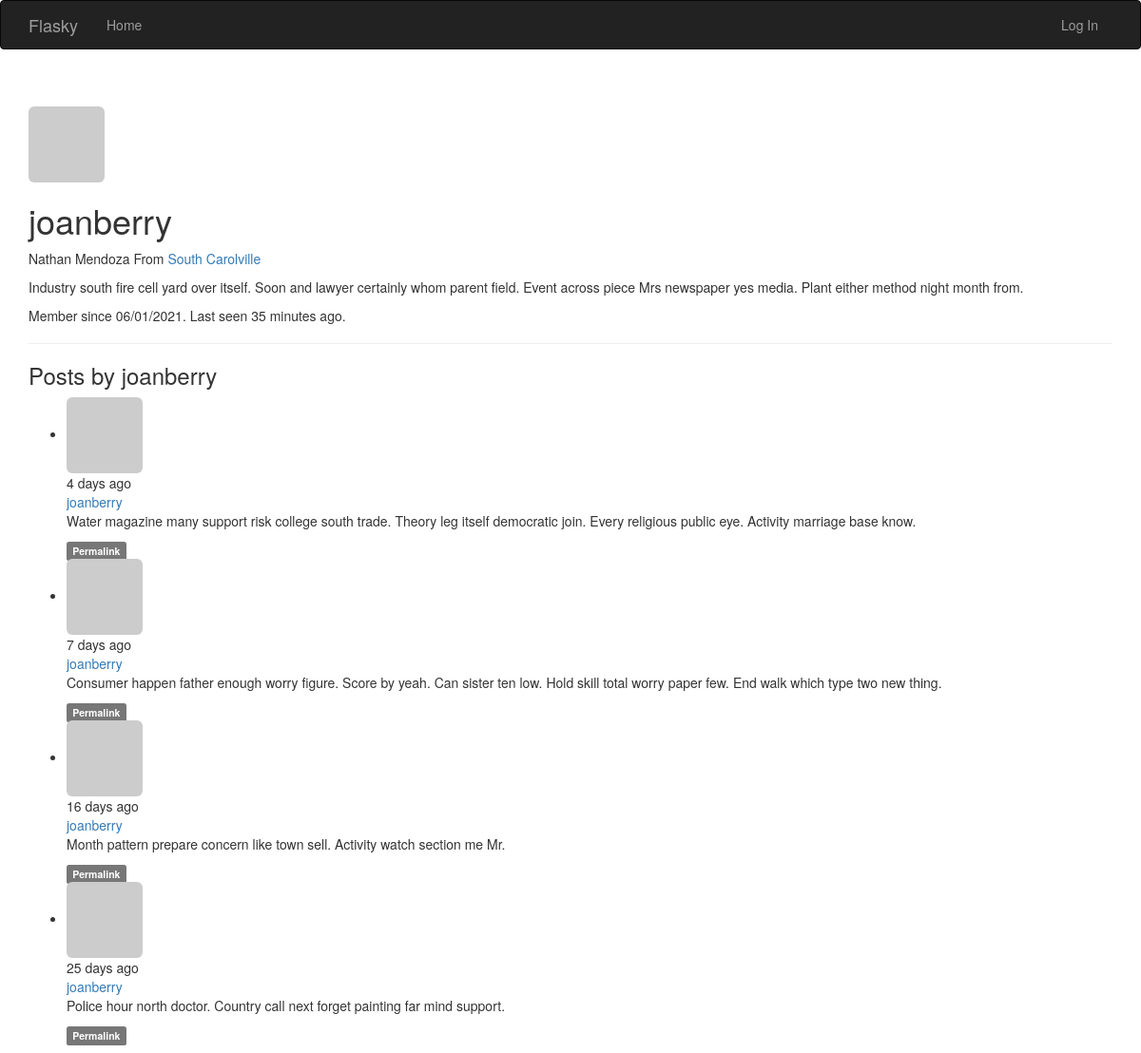
Page /user/joanberry on the committed database.
### app/models.py (models this page shows, shortened)
class User(UserMixin, db.Model):
    __tablename__ = 'users'
    id = db.Column(db.Integer, primary_key=True)
    email = db.Column(db.String(64), unique=True, index=True)
    username = db.Column(db.String(64), unique=True, index=True)
    password_hash = db.Column(db.String(128))
    role_id = db.Column(db.Integer, db.ForeignKey('roles.id'))
    confirmed = db.Column(db.Boolean, default=False)
    name = db.Column(db.String(64))
    location = db.Column(db.String(64))
    about_me = db.Column(db.Text())
    member_since = db.Column(db.DateTime(), default=datetime.utcnow)
    last_seen = db.Column(db.DateTime(), default=datetime.utcnow)
    avatar_hash = db.Column(db.String(32))
    posts = db.relationship('Post', backref='author', lazy='dynamic')
    @property
    def password(self):
        raise AttributeError('password is not a readable attribute')
    def gravatar(self, size=100, default='identicon', rating='g'):
        url = 'https://secure.gravatar.com/avatar'
        hash = self.avatar_hash or self.gravatar_hash()
        return '{url}/{hash}?s={size}&d={default}&r={rating}'.format(
            url=url, hash=hash, size=size, default=default, rating=rating)

class Post(db.Model):
    __tablename__ = 'posts'
    id = db.Column(db.Integer, primary_key=True)
    body = db.Column(db.Text)
    body_html = db.Column(db.Text)
    timestamp = db.Column(db.DateTime, index=True, default=datetime.utcnow)
    author_id = db.Column(db.Integer, db.ForeignKey('users.id'))

### app/main/views.py (the view)
@main.route('/user/<username>')
def user(username):
    user = User.query.filter_by(username=username).first()
    if user is None:
        abort(404)
    posts = user.posts.order_by(Post.timestamp.desc()).all()
    return render_template('user.html', user=user, posts=posts)

### app/auth/views.py (called while the page is built)
@auth.before_app_request
def before_request():
    if current_user.is_authenticated:
        current_user.ping()
        if not current_user.confirmed \
                and request.endpoint \
                and request.blueprint != 'auth' \
                and request.endpoint != 'static':
            return redirect(url_for('auth.unconfirmed'))

@auth.before_app_request
def before_request():
    if current_user.is_authenticated \
            and not current_user.confirmed \
            and request.blueprint != 'auth' \
            and request.endpoint != 'static':
        return redirect(url_for('auth.unconfirmed'))

### app/main/__init__.py (called while the page is built)
@main.app_context_processor
def inject_permissions():
    return dict(Permission=Permission)

### app/models.py (called while the page is built)
    def is_administrator(self):
        return False

### app/templates/user.html (shortened to what this page needs)
{% extends "base.html" %}
{% block page_content %}
<div class="page-header">
    <img class="img-rounded profile-thumbnail" src="{{ user.gravatar(size=256) }}">
    <div class="profile-header">
        <h1>{{ user.username }}</h1>
        {% if user.name or user.location %}
        <p>
            {% if user.name %}{{ user.name }}{% endif %}
            {% if user.location %}
                From <a href="http://maps.google.com/?q={{ user.location }}">
                    {{ user.location }}
                </a>
            {% endif %}
        </p>
        {% endif %}
        {% if user.about_me %}<p>{{ user.about_me }}</p>{% endif %}
        <p>
            Member since {{ moment(user.member_since).format('L') }}.
            Last seen {{ moment(user.last_seen).fromNow() }}.
        </p>
    </div>
</div>
<h3>Posts by {{ user.username }}</h3>
{% include '_posts.html' %}
{% endblock %}

### app/templates/base.html (shortened to what this page needs)
{% extends "bootstrap/base.html" %}
{% block head %}
{{ super() }}
{% endblock %}
{% block navbar %}
<div class="navbar navbar-inverse" role="navigation">
	<div class="container">
		<div class="navbar-header">
			<a class="navbar-brand" href="/">Flasky</a>
		</div>
		<div class="navbar-collapse collapse">
			<ul class="nav navbar-nav">
				<li>
					<a href="/">Home</a>
				</li>
			</ul>
			<ul class="nav navbar-nav navbar-right">
    {% if current_user.is_authenticated %}
    <li><a href="{{ url_for('auth.logout') }}">Log Out</a></li>
    {% else %}
    <li><a href="{{ url_for('auth.login') }}">Log In</a></li>
    {% endif %}
			</ul>
		</div>
	</div>
</div>
{% endblock %}
{% block content %}
<div class="container">
    {% block page_content %}{% endblock %}
</div>
{% endblock %}

### app/templates/_posts.html (shortened to what this page needs)
<ul class="posts">
    {% for post in posts %}
    <li class="post">
        <div class="post-thumbnail">
            <a href="{{ url_for('.user', username=post.author.username) }}">
                <img class="img-rounded profile-thumbnail" src="{{ post.author.gravatar(size=40) }}">
            </a>
        </div>
        <div class="post-content">
            <div class="post-date">{{ moment(post.timestamp).fromNow() }}</div>
            <div class="post-author"><a href="{{ url_for('.user', username=post.author.username) }}">{{ post.author.username }}</a></div>
            <div class="post-body">
                {% if post.body_html %}
                    {{ post.body_html | safe }}
                {% else %}
                    {{ post.body }}
                {% endif %}
            </div>
            <div class="post-footer">
                <a href="{{ url_for('.post', id=post.id) }}">
                    <span class="label label-default">Permalink</span>
                </a>
            </div>
        </div>
    </li>
    {% endfor %}
</ul>

### rows in the picture
User: username "joanberry", name "Nathan Mendoza", location "South Carolville", about_me "Industry south fire cell yard over itself. Soon and lawyer certainly whom parent field. Event across piece Mrs newspaper yes media. Plant either method night month from.", member_since "06/01/2021", last_seen "35 minutes ago"
Post: timestamp "4 days ago", author.username "joanberry", body_html "Water magazine many support risk college south trade. Theory leg itself democratic join. Every religious public eye. Activity marriage base know."
Post: timestamp "7 days ago", author.username "joanberry", body_html "Consumer happen father enough worry figure. Score by yeah. Can sister ten low. Hold skill total worry paper few. End walk which type two new thing."
Post: timestamp "16 days ago", author.username "joanberry", body_html "Month pattern prepare concern like town sell. Activity watch section me Mr."
Post: timestamp "25 days ago", author.username "joanberry", body_html "Police hour north doctor. Country call next forget painting far mind support."
